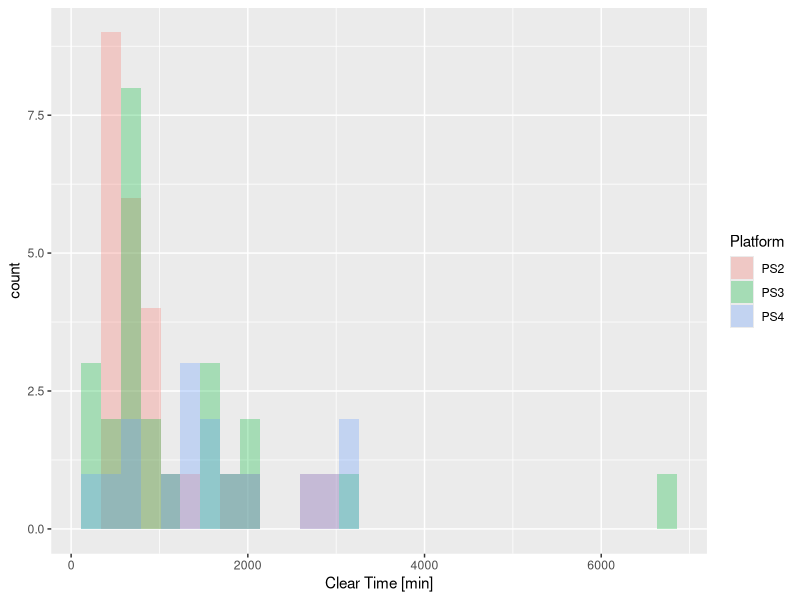
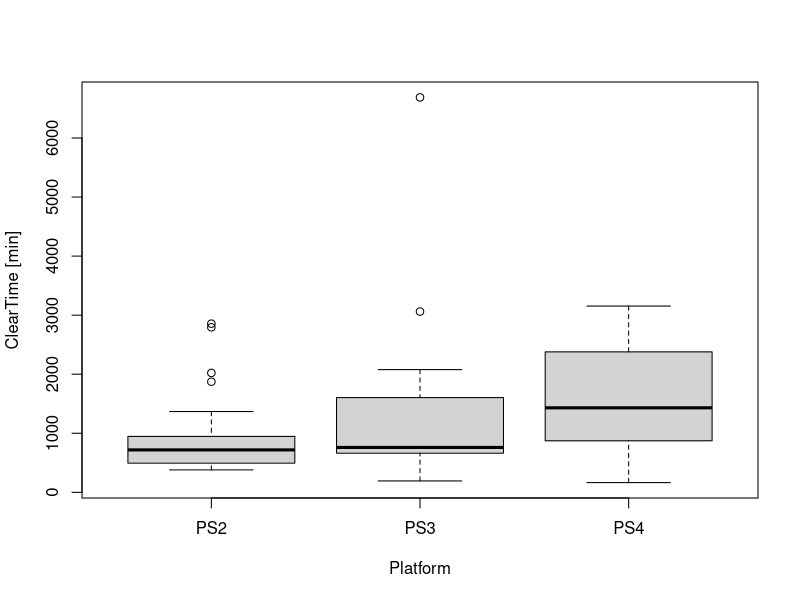

Here is the R script that generated these plots, in order:
dat <- read.csv("data.csv", header = TRUE, fileEncoding = "UTF-8-BOM")

head(dat)
is.na(dat)

#ヒストグラム描画用データの読み込み
hist_dat <- read.csv("hist_data.csv", header = TRUE, fileEncoding = "UTF-8-BOM")

library(ggplot2)
ggplot(data=hist_dat, aes(x=ClearTime, fill=Platform)) + labs(x = "Clear Time [min]") + geom_histogram(alpha=0.3, position="identity")

#箱ひげ図を描画
boxplot(dat, names = c("PS2", "PS3", "PS4"), xlab = "Platform", ylab = "ClearTime [min]")

#基本統計量
mean(dat$PS2)
sd(dat$PS2)
var(dat$PS2)

mean(dat$PS3, na.rm = TRUE)
sd(dat$PS3, na.rm = TRUE)
var(dat$PS3, na.rm = TRUE)

mean(dat$PS4, na.rm = TRUE)
sd(dat$PS4, na.rm = TRUE)
var(dat$PS4, na.rm = TRUE)

#クラスカル・ウォリス検定を実施
kruskal.test(x=dat)
